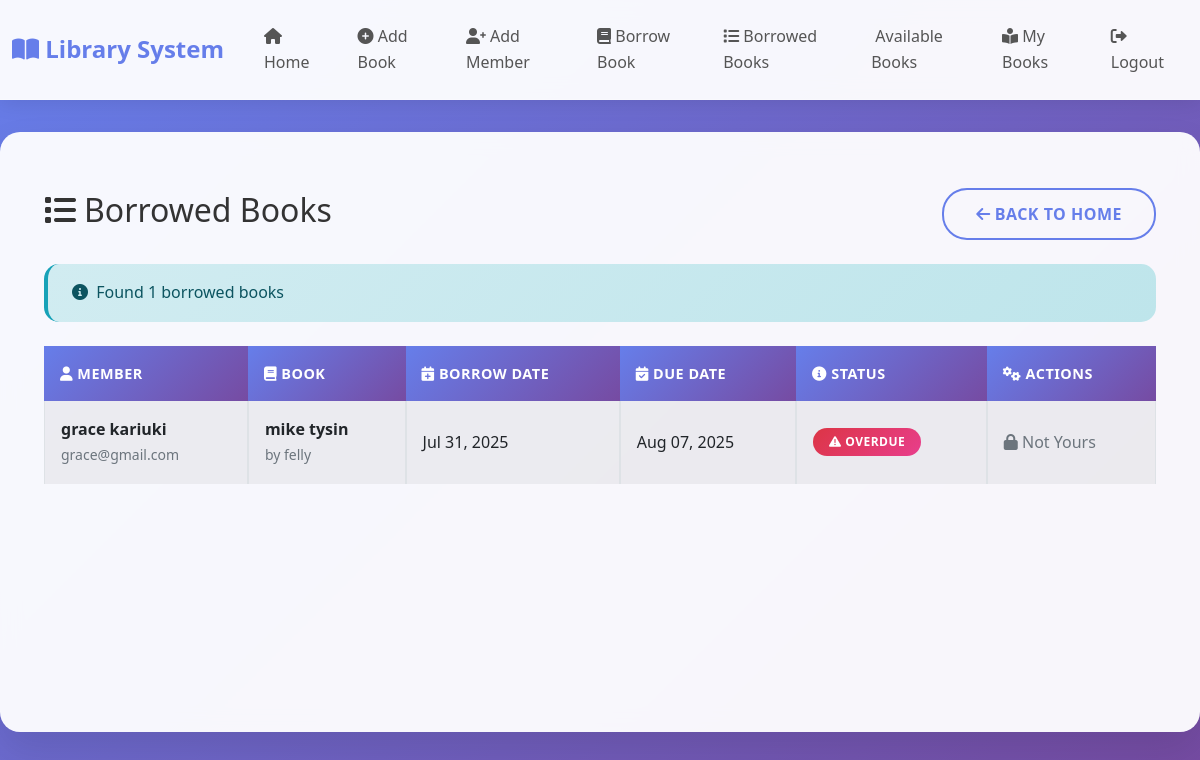
The app's page /borrowed-books/ (signed in), older data.
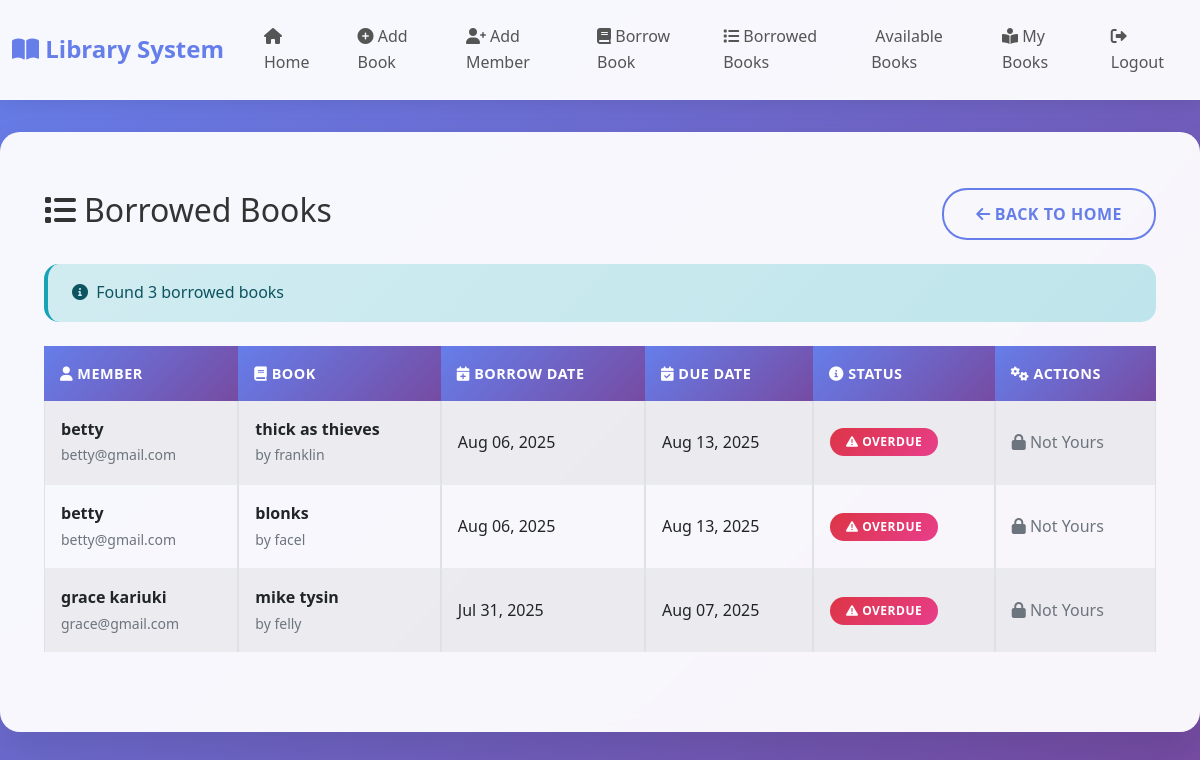
The same page, newer data.
### library_app/models.py (models this page shows, shortened)
class BorrowedBook(models.Model):
    member=models.ForeignKey(Member,on_delete=models.CASCADE)
    user=models.ForeignKey(User,on_delete=models.CASCADE,null=True, blank=True)
    book=models.ForeignKey(Book,on_delete=models.CASCADE)
    borrowdate=models.DateField(auto_now_add=True)
    returndate=models.DateField(null=True, blank=True)
    is_returned=models.BooleanField(default=False)
    due_date = models.DateTimeField(default=default_due_date, null=False)

class Member(models.Model):
    user = models.OneToOneField(User, on_delete=models.CASCADE, null=True, blank=True)
    fullname=models.CharField(max_length=255)
    email=models.EmailField()
    phonenumber=models.CharField(max_length=13,validators=[RegexValidator(r'^\+?\d{10,13}$',message='Enter a valid phone number(10-13digits)')],)
    registration_date=models.DateField(auto_now_add=True)

class Book(models.Model):
    title=models.CharField(max_length=255)
    author=models.CharField(max_length=255)
    total_copies=models.PositiveIntegerField(validators=[minvalidator(0)], default=0)
    available_copies=models.PositiveIntegerField(validators=[minvalidator(0)], default=0)
    date_added=models.DateField(auto_now_add=True)

### library_app/views.py (the view)
# urls.py: path('borrowed-books/',views.borrowed_books_list, name='borrowed_books_list'),
@login_required
@member_required
def borrowed_books_list(request):
    member = request.member
    print(f"User: {request.user}")
    print(f"User is authenticated: {request.user.is_authenticated}")
    try:
        member = Member.objects.get(user=request.user)
        print(f"User's member profile: {member.fullname}")
    except Member.DoesNotExist:
        print("User does not have a member profile")
        messages.error(request, "You need to create a member profile first.")
        return redirect('add_member')
    borrowed_books = BorrowedBook.objects.select_related('member', 'book').filter(is_returned=False).order_by('-borrowdate')
    print(f"Found {borrowed_books.count()} borrowed books")
    for book in borrowed_books:
        print(f"Book: {book.book.title}, Member: {book.member.fullname}, Is returned: {book.is_returned}")
    if not borrowed_books:
        messages.info(request, "No borrowed books found.")
    return render(request, 'borrowed_books_list.html', {'borrowed_books': borrowed_books, 'now': timezone.now()})

### library_app/views.py (called while the page is built)
def member_required(view_func):
    @wraps(view_func)
    def _wrapped_view(request, *args, **kwargs):
        if not request.user.is_authenticated:
            return redirect('login')
        try:
            request.member = Member.objects.get(user=request.user)
        except Member.DoesNotExist:
            messages.error(request, "You need to create a member profile first.")
            return redirect('add_member')
        return view_func(request, *args, **kwargs)
    return _wrapped_view

### library_app/templates/borrowed_books_list.html (shortened to what this page needs)
{% extends 'base.html' %}
{% block content %}
<div class="container mt-4">
  <div class="d-flex justify-content-between align-items-center mb-4">
    <h2><i class="fas fa-list me-2"></i>Borrowed Books</h2>
    <a href="{% url 'home' %}" class="btn btn-outline-primary">
      <i class="fas fa-arrow-left me-1"></i>Back to Home
    </a>
  </div>
  {% if borrowed_books %}
    <div class="alert alert-info">
      <i class="fas fa-info-circle me-1"></i> Found {{ borrowed_books|length }} borrowed books
    </div>
    <div class="table-responsive">
      <table class="table table-striped align-middle table-bordered">
        <thead class="table-dark">
          <tr>
            <th><i class="fas fa-user"></i> Member</th>
            <th><i class="fas fa-book"></i> Book</th>
            <th><i class="fas fa-calendar-plus"></i> Borrow Date</th>
            <th><i class="fas fa-calendar-check"></i> Due Date</th>
            <th><i class="fas fa-info-circle"></i> Status</th>
            <th><i class="fas fa-cogs"></i> Actions</th>
          </tr>
        </thead>
        <tbody>
          {% for borrow in borrowed_books %}
            <tr>
              <td>
                <strong>{{ borrow.member.fullname }}</strong><br>
                <small class="text-muted">{{ borrow.member.email }}</small>
              </td>
              <td>
                <strong>{{ borrow.book.title }}</strong><br>
                <small class="text-muted">by {{ borrow.book.author }}</small>
              </td>
              <td>{{ borrow.borrowdate|date:"M d, Y" }}</td>
              <td>{{ borrow.due_date|date:"M d, Y" }}</td>
              <td>
                {% if borrow.is_returned %}
                  <span class="badge bg-success">
                    <i class="fas fa-check"></i> Returned
                  </span><br>
                  <small class="text-muted">{{ borrow.returndate|date:"M d, Y" }}</small>
                {% else %}
                  {% if borrow.due_date < now %}
                    <span class="badge bg-danger">
                      <i class="fas fa-exclamation-triangle"></i> Overdue
                    </span>
                  {% else %}
                    <span class="badge bg-warning text-dark">
                      <i class="fas fa-clock"></i> Not Returned
                    </span>
                  {% endif %}
                {% endif %}
              </td>
              <td>
                {% if not borrow.is_returned %}
                  {% if borrow.member.user == request.user %}
                    <form action="{% url 'return_book' borrow.id %}" method="post" class="d-inline">
                      {% csrf_token %}
                      <button type="submit" class="btn btn-sm btn-success" onclick="return confirm('Are you sure you want to return this book?')">
                        <i class="fas fa-undo"></i> Return
                      </button>
                    </form>
                  {% else %}
                    <span class="text-muted">
                      <i class="fas fa-lock"></i> Not Yours
                    </span>
                  {% endif %}
                {% else %}
                  <span class="text-success">
                    <i class="fas fa-check-circle"></i> Completed
                  </span>
                {% endif %}
              </td>
            </tr>
          {% endfor %}
        </tbody>
      </table>
    </div>
  {% else %}
    <div class="alert alert-secondary text-center">
      <i class="fas fa-info-circle me-1"></i> No borrowed books found.
    </div>
  {% endif %}
</div>
{% endblock %}

### library_app/templates/base.html (shortened to what this page needs)
<!DOCTYPE html>
<html lang="en">
<head>
    <link href="https://cdn.jsdelivr.net/npm/bootstrap@5.1.3/dist/css/bootstrap.min.css" rel="stylesheet">
    <link href="https://cdnjs.cloudflare.com/ajax/libs/font-awesome/6.0.0/css/all.min.css" rel="stylesheet">
    {% load static %}
    <link href="{% static 'css/style.css' %}" rel="stylesheet">
    </head>
<body>
<nav class="navbar navbar-expand-lg">
    <div class="container-fluid">
        <a class="navbar-brand" href="{% url 'home' %}">
            <i class="fas fa-book-open"></i> Library System
        </a>
        <div class="collapse navbar-collapse" id="navbarNav">
            <ul class="navbar-nav ms-auto">
                <li class="nav-item"><a class="nav-link" href="{% url 'home' %}"><i class="fas fa-home"></i> Home</a></li>
                <li class="nav-item"><a class="nav-link" href="{% url 'add_book' %}"><i class="fas fa-plus-circle"></i> Add Book</a></li>
                <li class="nav-item"><a class="nav-link" href="{% url 'add_member' %}"><i class="fas fa-user-plus"></i> Add Member</a></li>
                <li class="nav-item"><a class="nav-link" href="{% url 'add_BorrowedBook' %}"><i class="fas fa-book"></i> Borrow Book</a></li>
                <li class="nav-item"><a class="nav-link" href="{% url 'borrowed_books_list' %}"><i class="fas fa-list"></i> Borrowed Books</a></li>
                <li class="nav-item"><a class="nav-link" href="{% url 'available_books' %}"> Available Books</a></li>
                {% if user.is_authenticated %}
                <li class="nav-item"><a class="nav-link" href="{% url 'my_borrowed_books' %}"><i class="fas fa-book-reader"></i> My Books</a></li>
                <li class="nav-item"><a class="nav-link" href="{% url 'logout' %}"><i class="fas fa-sign-out-alt"></i> Logout</a></li>
                {% endif %}
            </ul>
        </div>
    </div>
 </nav>
<div class="main-container">
    {% block content %}{% endblock %}
 </div>
</body>
</html>

### library_app/static/css/style.css (style rules this page uses)
* { margin: 0; padding: 0; box-sizing: border-box; }
body { font-family: 'Segoe UI', Tahoma, Geneva, Verdana, sans-serif; background: linear-gradient(135deg, #667eea 0%, #764ba2 100%); min-height: 100vh; color: #333; line-height: 1.6; }
.navbar { background: rgba(255, 255, 255, 0.95); backdrop-filter: blur(10px); border-bottom: 1px solid rgba(255, 255, 255, 0.2); box-shadow: 0 2px 20px rgba(0, 0, 0, 0.1); padding: 1rem 0; position: sticky; top: 0; z-index: 1000; }
.navbar-brand { font-size: 1.5rem; font-weight: 700; color: #667eea !important; text-decoration: none; }
.navbar-nav .nav-link { color: #555 !important; font-weight: 500; margin: 0 0.5rem; padding: 0.5rem 1rem !important; border-radius: 25px; transition: all 0.3s ease; text-decoration: none; }
.main-container { background: rgba(255, 255, 255, 0.95); backdrop-filter: blur(10px); border-radius: 20px; box-shadow: 0 20px 40px rgba(0, 0, 0, 0.1); margin: 2rem auto; padding: 2rem; max-width: 1200px; min-height: calc(100vh - 200px); }
.btn { border-radius: 25px; padding: 0.75rem 2rem; font-weight: 600; text-transform: uppercase; letter-spacing: 0.5px; transition: all 0.3s ease; border: none; cursor: pointer; text-decoration: none; display: inline-block; text-align: center; }
.btn-outline-primary { background: transparent; border: 2px solid #667eea; color: #667eea; }
.table { margin-bottom: 0; border-collapse: separate; border-spacing: 0; }
.table thead th { background: linear-gradient(135deg, #667eea, #764ba2); color: white; border: none; padding: 1rem; font-weight: 600; text-transform: uppercase; letter-spacing: 0.5px; font-size: 0.9rem; }
.table tbody tr { transition: all 0.3s ease; }
.table tbody td { padding: 1rem; border-bottom: 1px solid #e9ecef; vertical-align: middle; }
.table tbody tr:last-child td { border-bottom: none; }
.badge { padding: 0.5rem 1rem; border-radius: 20px; font-weight: 600; text-transform: uppercase; letter-spacing: 0.5px; font-size: 0.75rem; }
.badge.bg-danger { background: linear-gradient(135deg, #dc3545, #e83e8c) !important; }
.alert { border: none; border-radius: 15px; padding: 1rem 1.5rem; margin-bottom: 1.5rem; font-weight: 500; }
.alert-info { background: linear-gradient(135deg, #d1ecf1, #bee5eb); color: #0c5460; border-left: 4px solid #17a2b8; }

### library_app/templates/base.html (style rules this page uses)
body { background-color: #f4f4f4; }

Row changes from the older to the newer data that the page shows:
added BorrowedBook: member.fullname "betty", member.email "betty@gmail.com", book "thick as thieves", book.author "franklin", borrowdate "Aug 06, 2025", due_date "Aug 13, 2025", is_returned False (drawn)
added BorrowedBook: member.fullname "betty", member.email "betty@gmail.com", book "blonks", book.author "facel", borrowdate "Aug 06, 2025", due_date "Aug 13, 2025", is_returned False (drawn)
Text that changed along with them:
{{ borrowed_books|length }}: "1" → "3"
